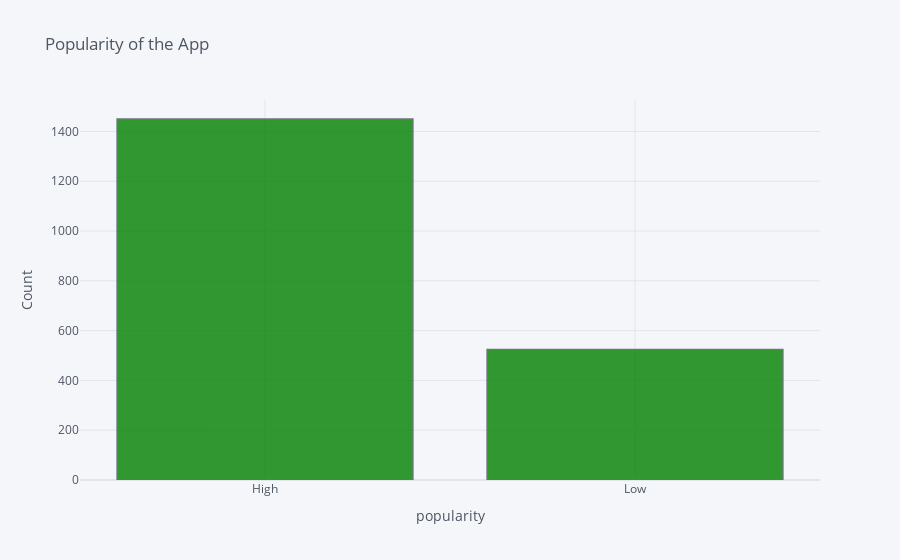

This figure's notebook cell:
### Code cell
#sns.displot(app['popularity'])

app['popularity'].iplot(kind='hist',color='green',title="Popularity of the App",xTitle='popularity', yTitle='Count')

### Figure 1 — Plotly figure (JSON) as saved in the notebook; plotly's stock layout.template omitted (floating-point values rounded to 4 significant figures; data arrays with more than 128 entries replaced by an {"elided": "..."} marker saying what was removed)
{"data": [{"histfunc": "count", "histnorm": "", "marker": {"color": "rgba(0, 128, 0, 1.0)", "line": {"color": "#4D5663", "width": 1.3}}, "name": "popularity", "opacity": 0.8, "orientation": "v", "type": "histogram", "x": {"elided": "1975 str values"}}], "layout": {"barmode": "overlay", "legend": {"bgcolor": "#F5F6F9", "font": {"color": "#4D5663"}}, "paper_bgcolor": "#F5F6F9", "plot_bgcolor": "#F5F6F9", "title": {"font": {"color": "#4D5663"}, "text": "Popularity of the App"}, "xaxis": {"gridcolor": "#E1E5ED", "showgrid": true, "tickfont": {"color": "#4D5663"}, "title": {"font": {"color": "#4D5663"}, "text": "popularity"}, "zerolinecolor": "#E1E5ED"}, "yaxis": {"gridcolor": "#E1E5ED", "showgrid": true, "tickfont": {"color": "#4D5663"}, "title": {"font": {"color": "#4D5663"}, "text": "Count"}, "zerolinecolor": "#E1E5ED"}}}
